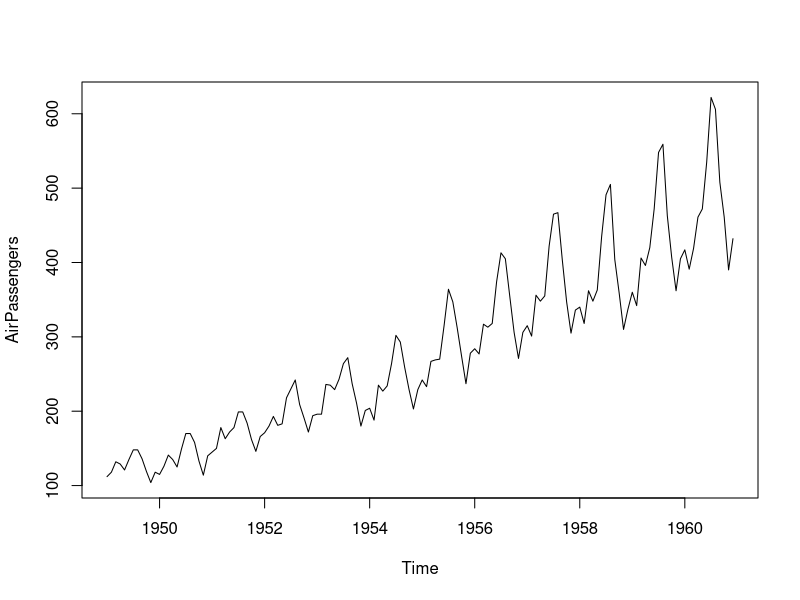
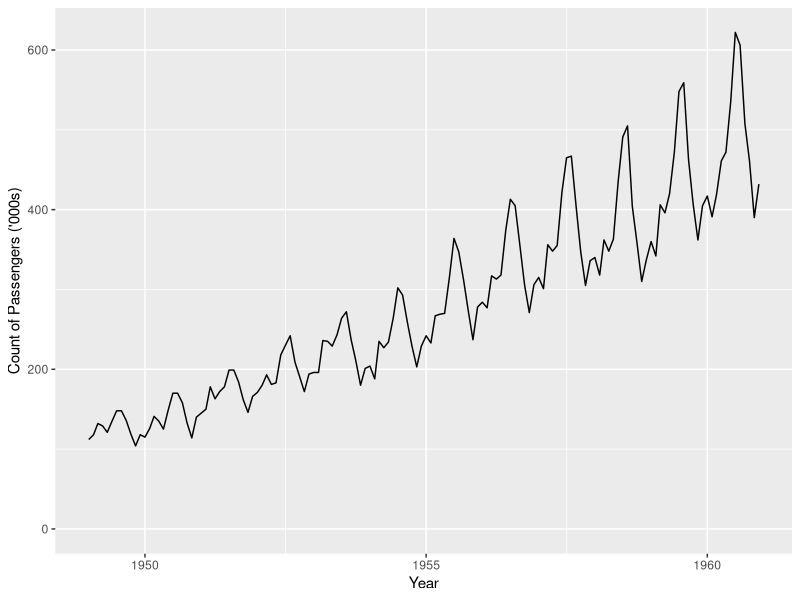
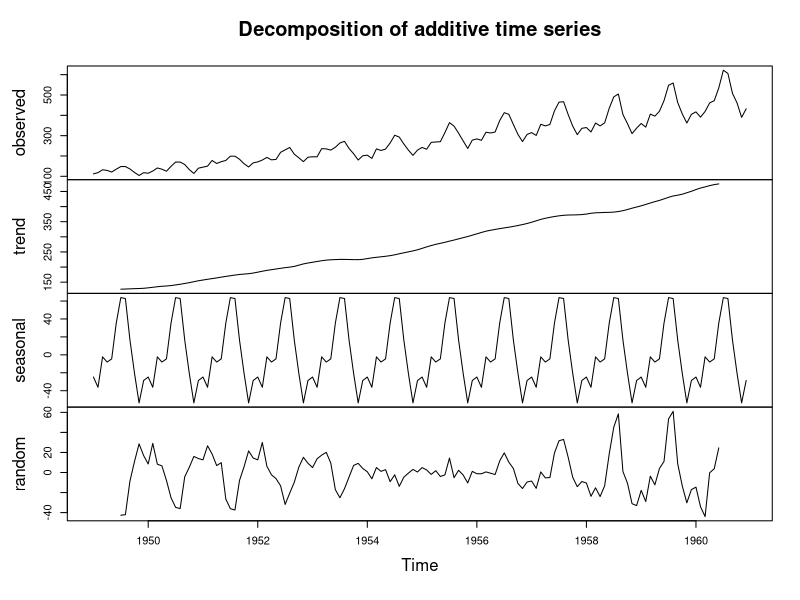
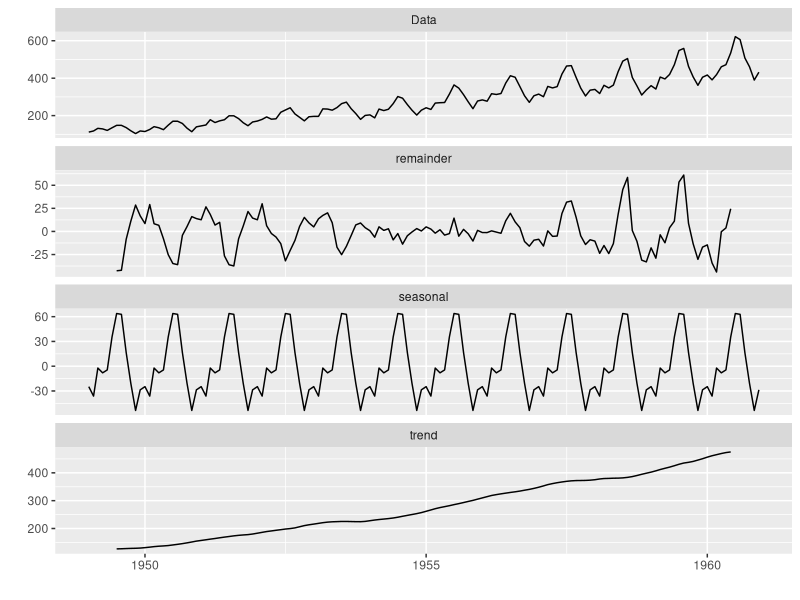
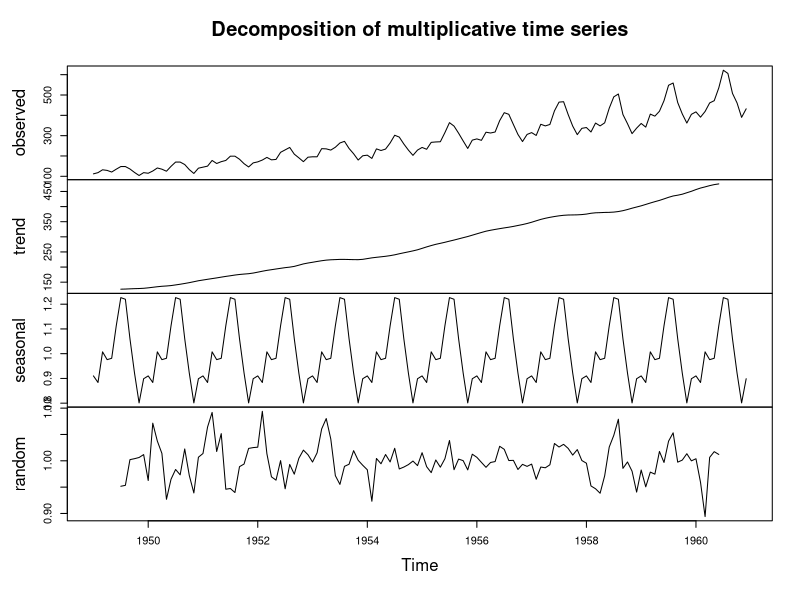
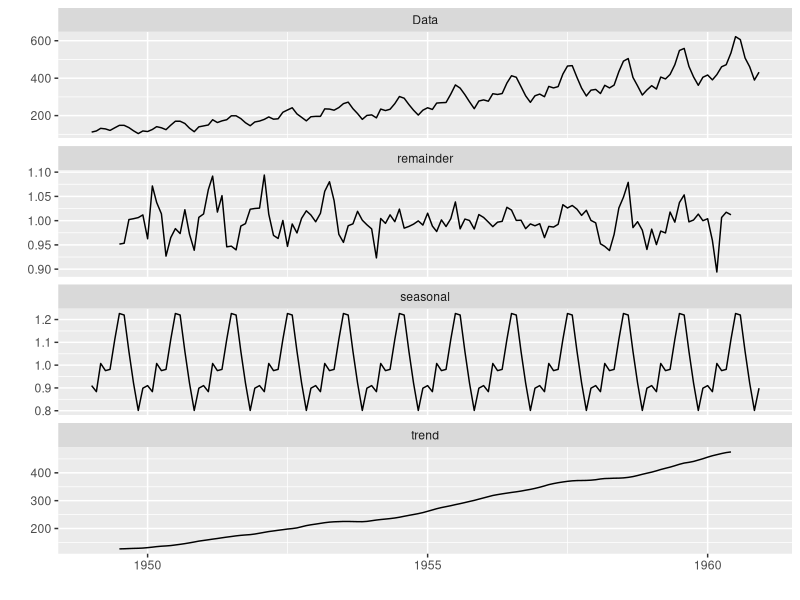
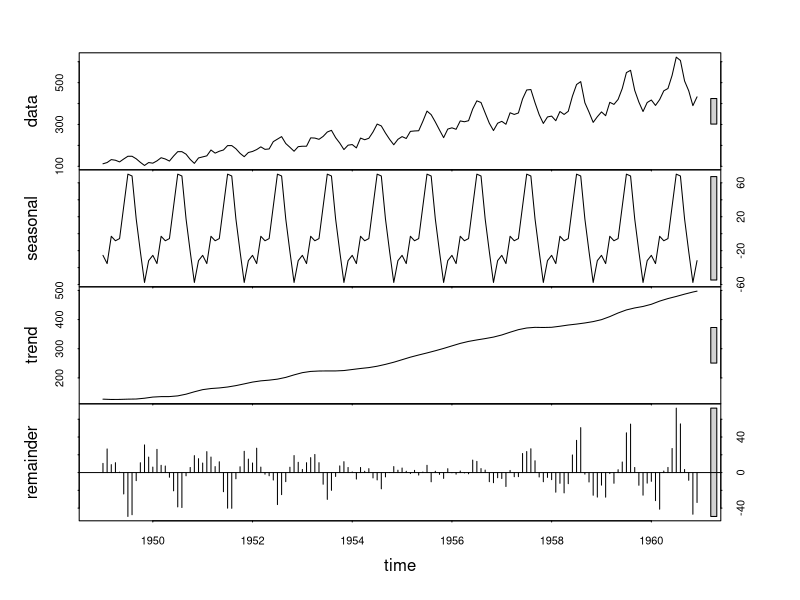
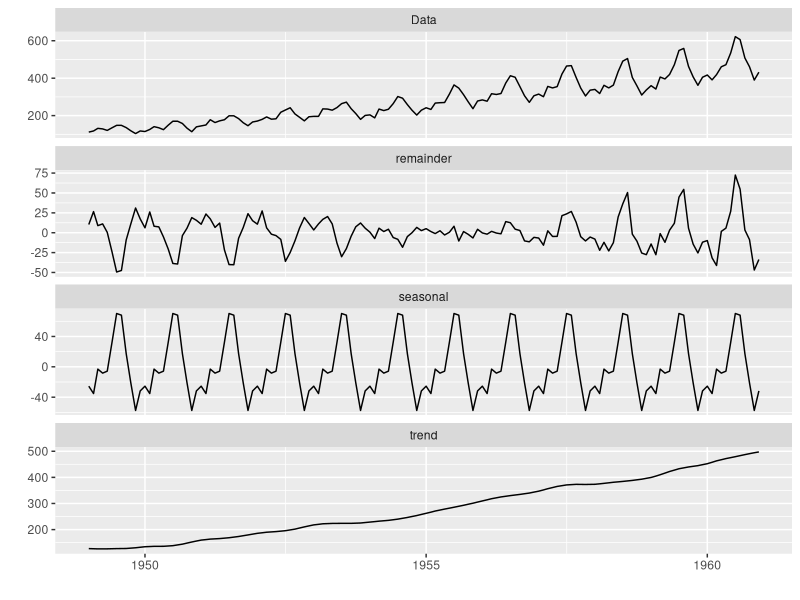

Write R code to recreate these figures, in order.
## ---- chunk 1
knitr::opts_chunk$set(tidy = FALSE, cache = FALSE)

library(tidyverse)
library(data.table)
library(dtplyr)

library(ggfortify)

options(width = 80L)

set.seed(42)
## ---- chunk 2
data(AirPassengers)

str(AirPassengers)
## ---- chunk 3
plot(AirPassengers)
## ---- chunk 4
autoplot(AirPassengers) +
    expand_limits(y = 0) +
    xlab("Year") +
    ylab("Count of Passengers ('000s)")

## ---- chunk 5
ap_decompose <- decompose(AirPassengers)

plot(ap_decompose)

autoplot(ap_decompose)
## ---- chunk 6
ap_decompose_mult <- decompose(AirPassengers, type = 'multiplicative')

plot(ap_decompose_mult)

autoplot(ap_decompose_mult)
## ---- chunk 7
ap_decompose_stl <- stl(AirPassengers, s.window = 'periodic')

plot(ap_decompose_stl)

autoplot(ap_decompose_stl)
## ---- chunk 8
ap_acf <- acf(AirPassengers, plot = FALSE)

plot(ap_acf)

autoplot(ap_acf)
## ---- chunk 9
ap_pacf <- pacf(AirPassengers, plot = FALSE)

plot(ap_pacf)

autoplot(ap_pacf)
## ---- chunk 10
innovations <- rnorm(1000, 0, 1)

ma_1 <- arima.sim(list(ma = 0.8), innov = innovations, n = 100)

ggplot() +
    geom_line(aes(x = seq_along(ma_1), y = ma_1)) +
    geom_line(aes(x = seq_along(innovations[1:100]), y = innovations[1:100]), colour = 'red')

ma_2 <- arima.sim(list(ma = c(0.4, 0.4)), innov = innovations, n = 100)

ggplot() +
    geom_line(aes(x = seq_along(ma_2), y = ma_2)) +
    geom_line(aes(x = seq_along(innovations[1:100]), y = innovations[1:100]), colour = 'red')
